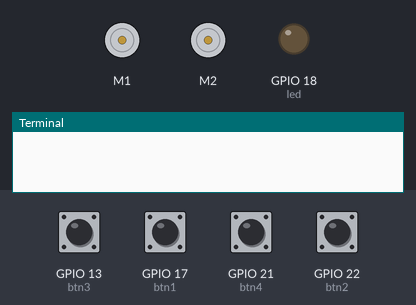
Bench run of a program on a simulated Raspberry Pi (BCM pin numbers). Shown: 2 × DC motor (green arrow = forward, orange = backward, longer = faster), output pins drawn as LEDs (lit = HIGH), the last lines printed to the terminal. The inputs (shaded band) are chosen by the test bench; at power-on: GPIO 13 (btn3), GPIO 17 (btn1), GPIO 21 (btn4), GPIO 22 (btn2) HIGH. Motors are numbered in the order the program creates them (left before right in a Robot).

Above: at 1.2 s.
1.3 s: GPIO 13 (btn3) pulled LOW for 0.15 s
At 1.37 s:
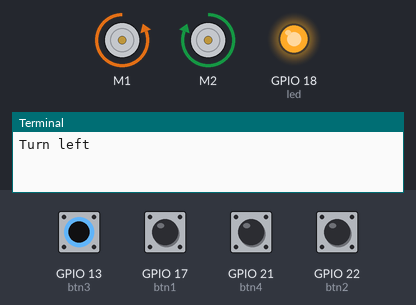
2.9 s: GPIO 17 (btn1) pulled LOW for 0.15 s
At 2.97 s:
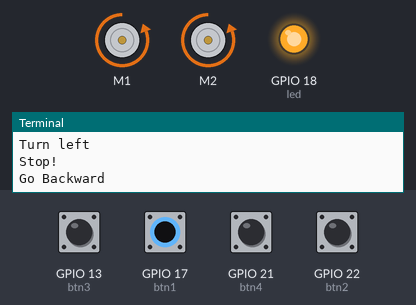
4.5 s: GPIO 21 (btn4) pulled LOW for 0.15 s
At 4.57 s:
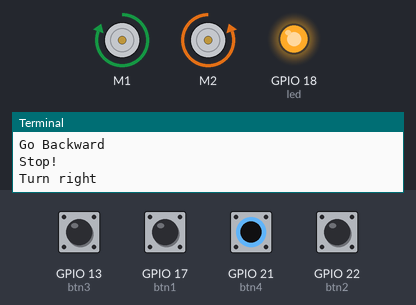
6.1 s: GPIO 22 (btn2) pulled LOW for 0.15 s
At 6.17 s:
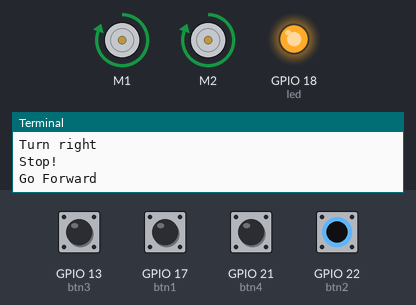
Timing chart, 0 to 8.7 s (numbered marks = the images above; inputs shaded):
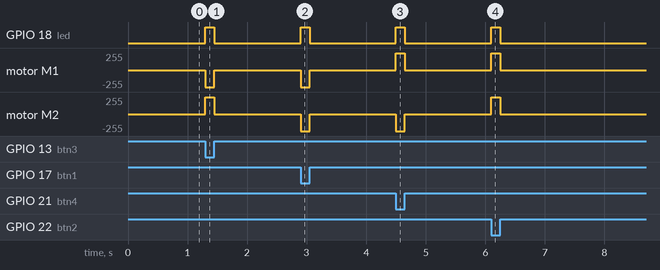

Measured:
- after the input at 1.3 s, GPIO 18 (led): LOW → HIGH at once, → LOW 0.15 s later; motor M1: stopped → backward 255/255 at once, → stopped 0.15 s later; motor M2: stopped → forward 255/255 at once, → stopped 0.15 s later
- after the input at 2.9 s, GPIO 18 (led): LOW → HIGH at once, → LOW 0.15 s later; motor M1, motor M2: stopped → backward 255/255 at once, → stopped 0.15 s later
- after the input at 4.5 s, GPIO 18 (led): LOW → HIGH at once, → LOW 0.15 s later; motor M1: stopped → forward 255/255 at once, → stopped 0.15 s later; motor M2: stopped → backward 255/255 at once, → stopped 0.15 s later
- after the input at 6.1 s, GPIO 18 (led): LOW → HIGH at once, → LOW 0.15 s later; motor M1, motor M2: stopped → forward 255/255 at once, → stopped 0.15 s later

The program:

robby_remote.py
```python
# Code to run the buggy from a remote Pi using a home-brew game controller.
# https://projects.raspberrypi.org/en/projects/remote-control-buggy/4
from gpiozero import Robot, Button, LED, Device
from gpiozero.pins.pigpio import PiGPIOFactory
from signal import pause
import time

# There is a bug in GPIOZero 1.5.1 that prevents pin_factory from working with Robot and Motor
# For example, this code does not work!
# factory = PiGPIOFactory(host='192.168.1.17')
# robot = Robot(left=(4, 14), right=(17, 18), pin_factory=factory)  # remote pins

# To address this bug we set the global pin factory to the remote host
# and connect to the breadboard controller through a localhost pin_factory.
Device.pin_factory = PiGPIOFactory(host='192.168.3.5')
robot = Robot(left=(7,8), right=(9,10))

robot.stop()

local_pins = PiGPIOFactory(host="localhost")
btn1 = Button(17, pin_factory=local_pins)
btn2 = Button(22, pin_factory=local_pins)
btn3 = Button(13, pin_factory=local_pins)
btn4 = Button(21, pin_factory=local_pins)
led = LED(18, pin_factory=local_pins)

def fwd():
    print('Go Forward')
    robot.forward()
    led.on()

def bck():
    print('Go Backward')
    robot.backward()
    led.on()

def lft():
    print('Turn left')
    robot.left()
    led.on()

def rgt():
    print('Turn right')
    robot.right()
    led.on()

def stp():
    print('Stop!')
    robot.stop()
    led.off()

btn1.when_pressed = bck
btn2.when_pressed = fwd
btn3.when_pressed = lft
btn4.when_pressed = rgt

btn1.when_released = stp
btn2.when_released = stp
btn3.when_released = stp
btn4.when_released = stp

pause()
```
